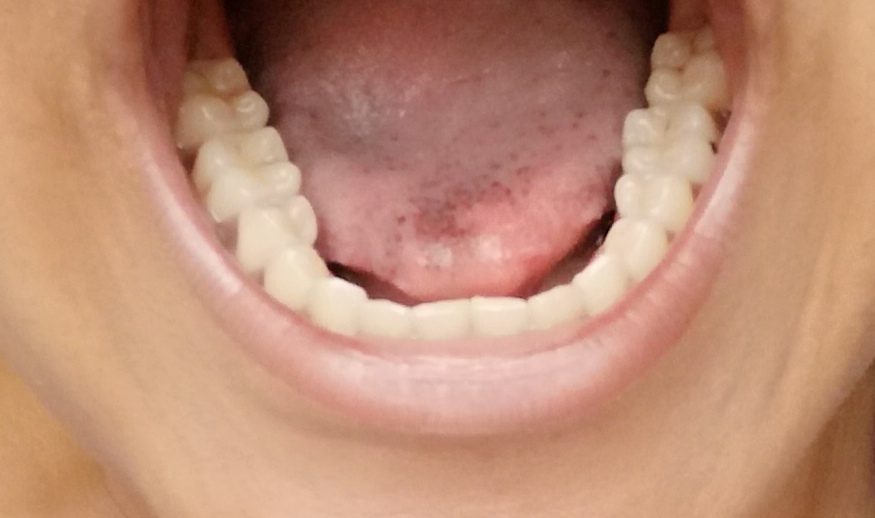
#> input picture images/WhatsApp Image 2021-01-26 at 7.27.15 PM (1).jpeg, 875 x 518 px; its folder holds only this picture in this run
$ python scriptfi.py
#> lines starting #> are read from the running program, lines starting #| are printed output that depends on the picture
import numpy as np
from PIL import Image
import os
Image_Directory="C:/Users/patel/OneDrive/Desktop/divide and rotate/images"
os.chdir(Image_Directory)
for images in os.listdir(Image_Directory):
    image = Image.open(images)
#> image is the input picture: PIL image 875x518 RGB; mean R, G, B 190.5, 141.6, 117.4
    image_width, image_height=image.size
#> image_width = 875; image_height = 518
    image_width=int(image_width)
    image_height=int(image_height)

    image_arr = np.array(image)
    imageleft=image_arr[0:image_height,0:int(image_width/2)]
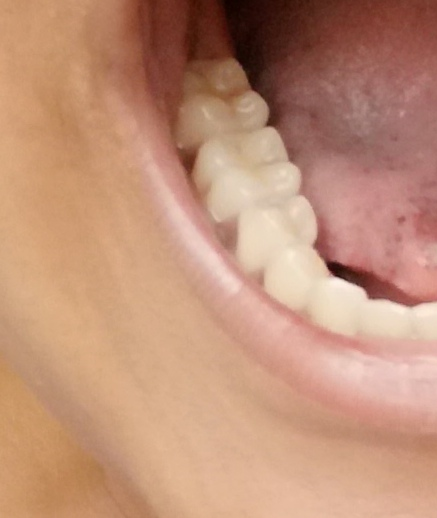
#> imageleft: shape (518, 437, 3); mean R, G, B 192.2, 144.7, 119.6
    imageleftname="Left_"+ images +".jpg"
    rotatedleft = np.rot90(imageleft)
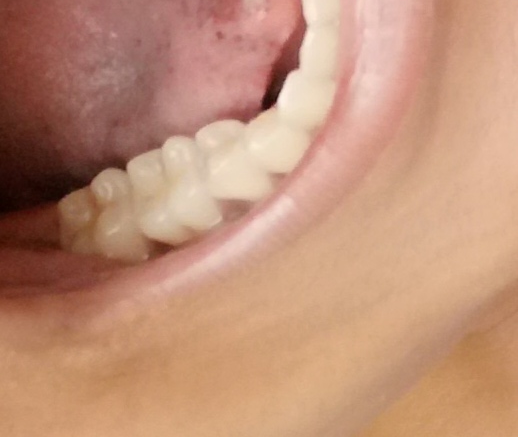
#> rotatedleft: shape (437, 518, 3); mean R, G, B 192.2, 144.7, 119.6
    rotatedleftimage=Image.fromarray(rotatedleft)
    rotatedleftimage=rotatedleftimage.save(imageleftname)
    #cv2.imwrite(imageleftname, rotatedleft)

    imageright=image_arr[0:image_height,int(image_width/2):image_width]
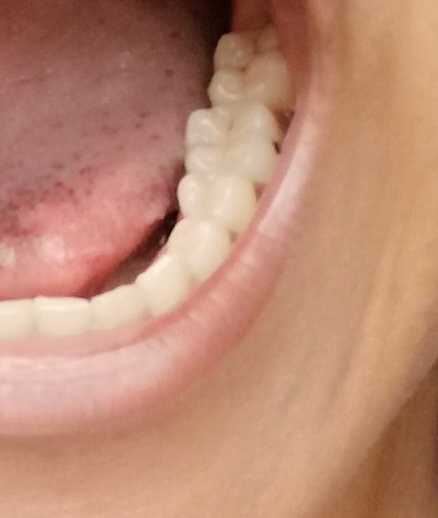
#> imageright: shape (518, 438, 3); mean R, G, B 188.8, 138.5, 115.2
    imagerightname="Right_"+ images +".jpg"
    rotatedright = np.rot90(imageright)
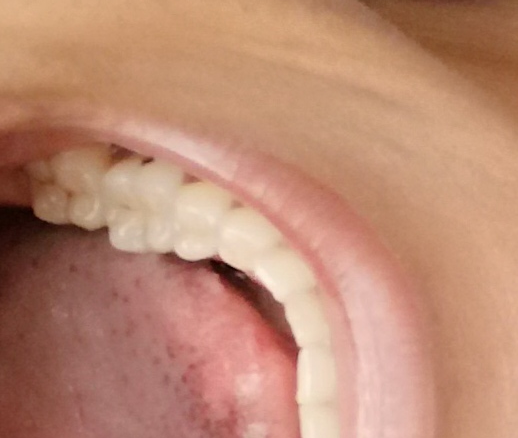
#> rotatedright: shape (438, 518, 3); mean R, G, B 188.8, 138.5, 115.2
    rotatedrightimage=Image.fromarray(rotatedright)
    rotatedrightimage=rotatedrightimage.save(imagerightname)
